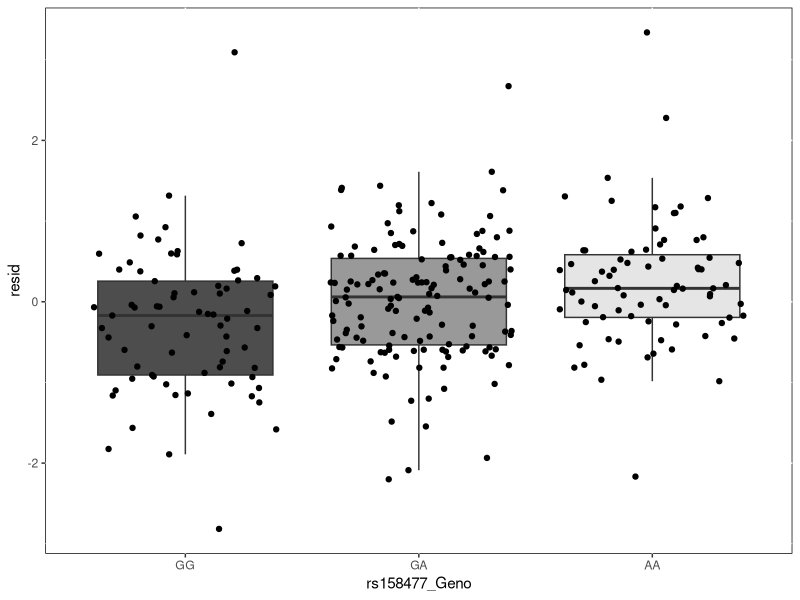
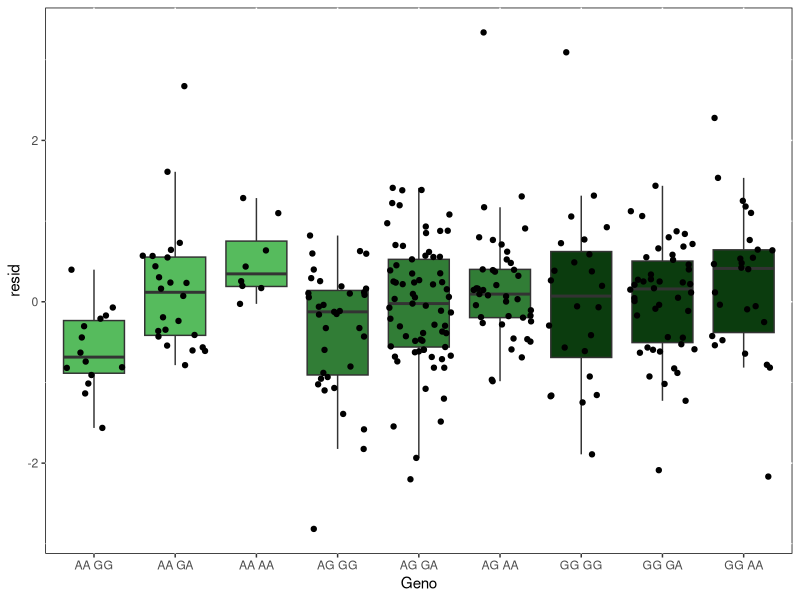

Write R code to recreate these figures, in order.
#!/usr/bin/env Rscript

library('ggplot2')
print('Figure 4b')

######################################
#####		 	  				######
#####		 READ  				######
#####		 	  				######
######################################

pdf('CETP.European.rs1967309-rs158477.Hg38.1000G.PEER.pdf',width=5,height=5)
# This file contains residual of CETP expression made on CETP expression, corrected for all covariates (no SNPs)
allData=read.table('ResidualExpressionCETP.txt',header=TRUE, row.names=NULL, sep='\t')


allData$Geno=factor(allData$Geno,c('AA GG','AA GA','AA AA','AG GG','AG GA','AG AA','GG GG','GG GA','GG AA'))
allData$rs158477_Geno=factor(allData$rs158477_Geno,c('GG','GA','AA'))

print(ggplot(allData,aes(y=resid,fill=rs158477_Geno,x=rs158477_Geno))+geom_boxplot(outlier.shape=NA)+geom_jitter()+theme(panel.background=element_rect(fill='white', color='black'), legend.position='none')+scale_fill_manual(values=c('grey30','grey60','grey90')))
allData$rs1967309=as.factor(allData$rs1967309)
print(ggplot(allData,aes(y=resid,fill=rs1967309,x=Geno))+geom_boxplot(outlier.shape=NA)+geom_jitter()+theme(panel.background=element_rect(fill='white', color='black'), legend.position='none')+scale_fill_manual(values=c('#56bb5d','#317d36','#0b3c0e')))



dev.off()
